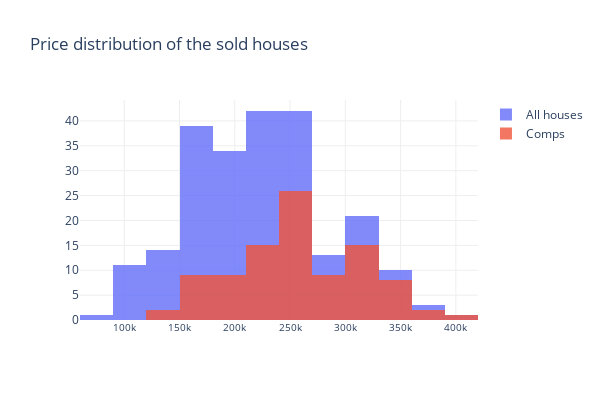

Notebook source saved alongside this figure:
### Markdown cell above
# Plots for comps

### Code cell
fig = go.Figure()
fig.add_trace(go.Histogram(x=del_mar_full['Sale price'], xbins_size=30000,  name='All houses'))
fig.add_trace(go.Histogram(x=comps['Sale price'], xbins_size=30000, name='Comps'))

fig.update_layout(title_text='Price distribution of the sold houses',
                  width=600, height=400, plot_bgcolor='rgba(0,0,0,0)', showlegend=True,
                  yaxis=dict(gridcolor='#EEEEEE', nticks=18),
                  xaxis=dict(gridcolor='#EEEEEE', nticks=18,
                             tickfont=dict(size=10)))
fig.update_layout(barmode='overlay')
fig.update_traces(opacity=0.8)
fig.show()

### Figure 1 — Plotly figure (JSON) as saved in the notebook; plotly's stock layout.template omitted (floating-point values rounded to 4 significant figures; data arrays with more than 128 entries replaced by an {"elided": "..."} marker saying what was removed)
{"data": [{"name": "All houses", "opacity": 0.8, "type": "histogram", "x": {"elided": "231 int values"}, "xbins": {"size": 30000}}, {"name": "Comps", "opacity": 0.8, "type": "histogram", "x": [205000, 361000, 315000, 326000, 220000, 290000, 225000, 255000, 265000, 243000, 169500, 335000, 285000, 293000, 230000, 215000, 240000, 180000, 300000, 218500, 220100, 185000, 250000, 175000, 179900, 244000, 250000, 275000, 381000, 135000, 197000, 258300, 160000, 190000, 220000, 224000, 250000, 224000, 190000, 300000, 200000, 178000, 210000, 150000, 302000, 170000, 145900, 405000, 316000, 305000, 340000, 316000, 352000, 340000, 340000, 350000, 340000, 305000, 222000, 260000, 308000, 259000, 285000, 250000, 275000, 240000, 310000, 265000, 240000, 240000, 255000, 310000, 235000, 285000, 240000, 256000, 170000, 250000, 200000, 200000, 280000, 230000, 245000, 265000, 230000, 304000, 275000, 235000, 240000, 315000, 260640, 242500, 345000, 300000, 265000, 160000], "xbins": {"size": 30000}}], "layout": {"barmode": "overlay", "height": 400, "plot_bgcolor": "rgba(0,0,0,0)", "showlegend": true, "title": {"text": "Price distribution of the sold houses"}, "width": 600, "xaxis": {"gridcolor": "#EEEEEE", "nticks": 18, "tickfont": {"size": 10}}, "yaxis": {"gridcolor": "#EEEEEE", "nticks": 18}}}
